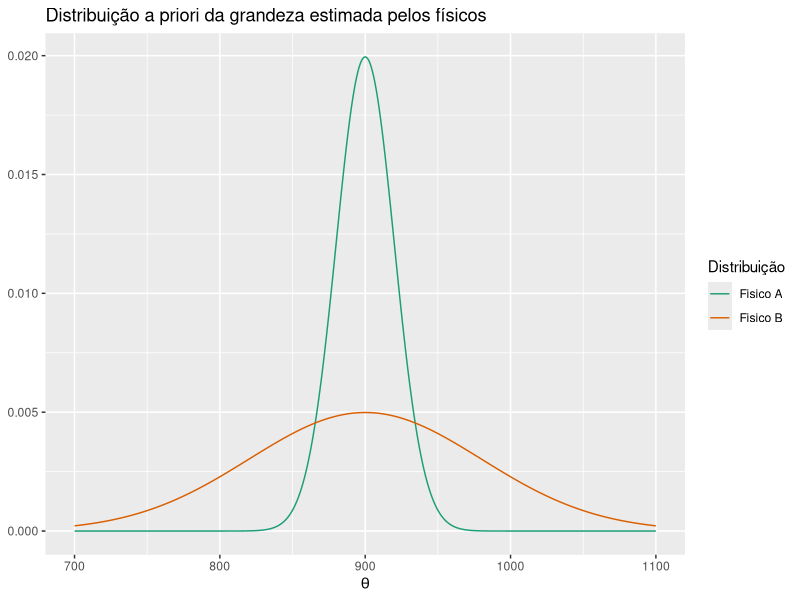
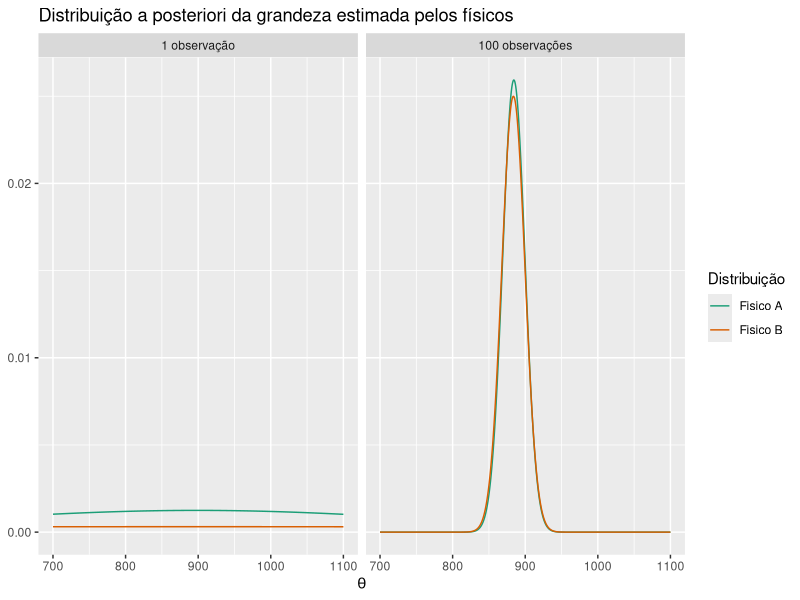
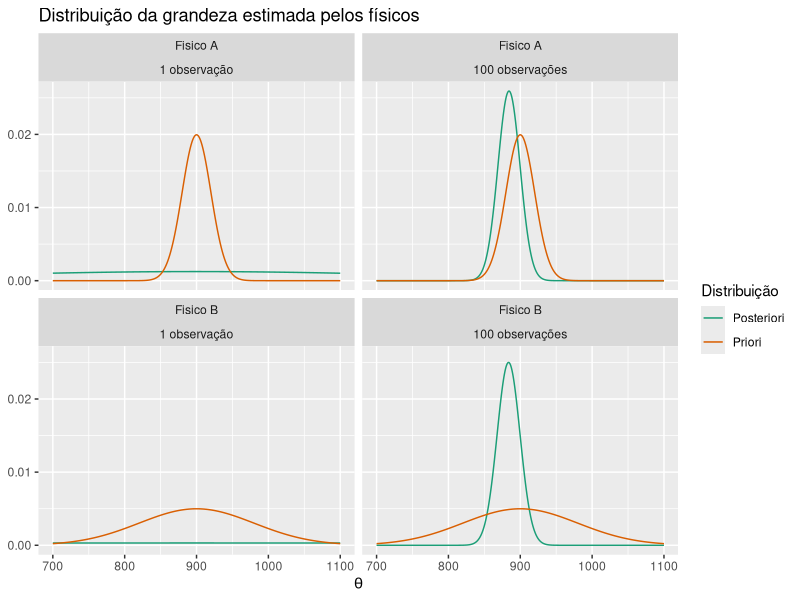
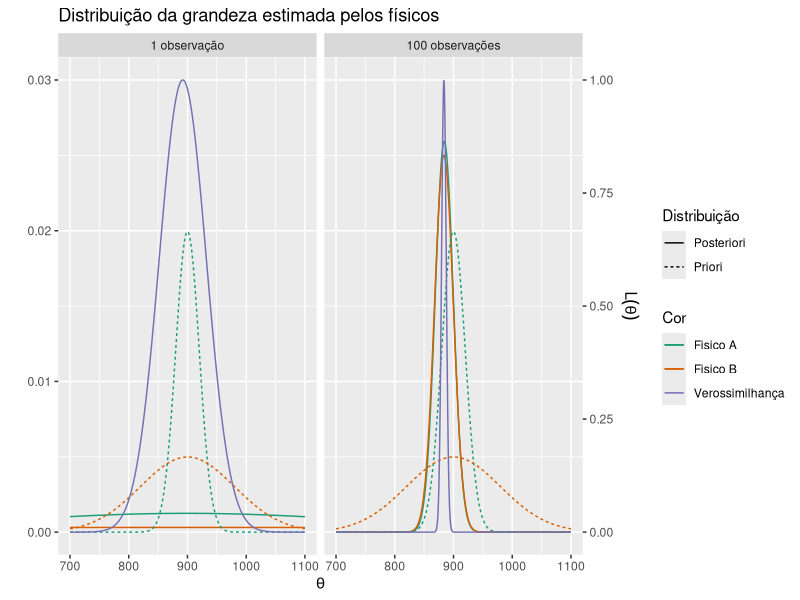
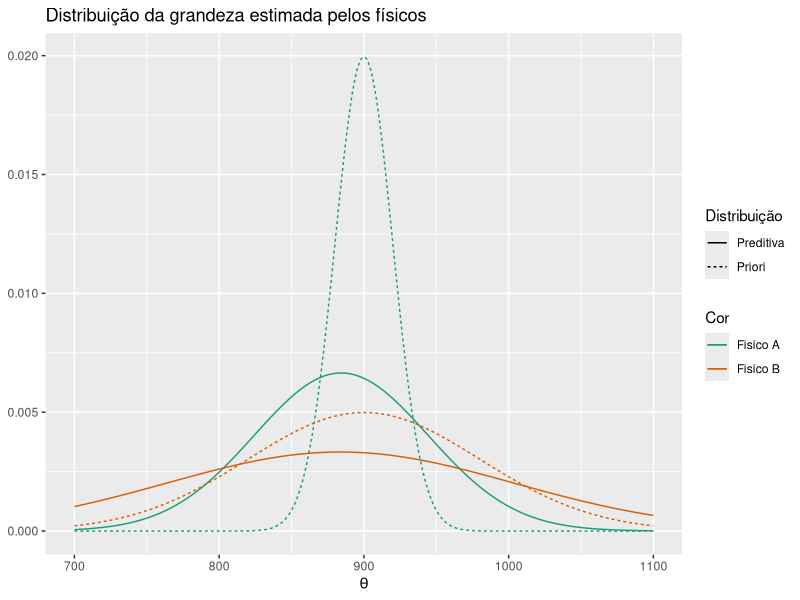

The R source for these figures, in order:
## ---- chunk 1
knitr::opts_chunk$set(echo = TRUE)
## ---- chunk 2
library(tidyverse)

dados <- c(921.3429, 910.8055, 879.7302, 899.3456, 837.7587, 880.95, 830.4974, 856.1041, 777.5677, 983.3444, 981.048, 863.2836, 943.1702, 904.5064, 831.879, 854.2947, 920.2139, 839.7896, 897.0014, 839.3796, 872.4004, 884.6379, 892.7966, 897.9938, 840.228, 823.2803, 903.4257, 798.5764, 862.5581, 938.8837, 894.951, 871.0477, 863.9725, 857.6077, 856.3452, 906.6818, 859.7368, 876.7236, 868.8648, 900.386, 839.8117, 878.5936, 866.6935, 921.2941, 877.8528, 897.6217, 894.6499, 830.6403, 935.6717, 948.9588, 888.0726, 788.6694, 877.4076, 863.1756, 982.6952, 934.724, 898.8038, 874.8416, 905.8379, 843.0447, 877.0727, 894.5569, 959.8427, 826.6365, 907.9904, 912.9051, 912.4662, 975.3224, 922.8291, 934.6569, 953.236, 833.5084, 842.0623, 885.3881, 918.0987, 842.0927, 875.6968, 826.3312, 870.4634, 866.2226, 845.4767, 914.2475, 922.4006, 832.359, 877.5627, 887.8087, 879.4061, 925.3103, 877.6632, 877.3689, 854.1189, 904.5891, 882.893, 866.3494, 892.4554, 908.3249, 873.6439, 914.1283, 879.8893, 843.1085)


# gera a priori e a posteriori de uma normal com media desconhecida e sigma conhecido

norm <- function(samp, sigma = 40, mu = 900, tau0 = 20){
  
  n <- length(samp)
  xbar <- mean(samp)
  
  ver <- function(x) exp(- n/(2*sigma^2) * (xbar - x)^2)
  
  
  mu.post <- (tau0^(-2)*mu + n*sigma^(-2)*xbar)/ (tau0^(-2) + n * sigma^(-2))
  sigma.post <- (tau0^(-2) + n*sigma^(-2))^(-1)
  
  theta <- seq(mu - 10* sigma, mu + 10 * sigma,0.5)
  
  
  tibble(theta = theta,
         priori = dnorm(theta,mu,tau0),
         post = dnorm(theta,mu.post,sigma.post),
         ver = ver(theta),
         pred = dnorm(theta,mu.post,tau0+sigma),
         tau1 = sigma.post,
         mu1 = mu.post)
  
}


## ---- chunk 3

a <- rbind(norm(dados, tau0 = 20) %>% mutate(cor = "Fisico A", obs = "100 observações"),
           norm(dados, tau0 = 80) %>% mutate(cor = "Fisico B", obs = "100 observações"),
           norm(892, tau0 = 20) %>% mutate(cor = "Fisico A", obs = "1 observação"),
           norm(892, tau0 = 80) %>% mutate(cor = "Fisico B", obs = "1 observação"))

a %>% filter(obs == "100 observações") %>%
  ggplot(aes(x = theta)) +
  geom_line(aes(y = priori, color = cor)) +
  scale_colour_brewer(name = "Distribuição", type = "qual", palette = "Dark2")+
  scale_x_continuous(name = expression(theta), limits = c(700, 1100))+
  theme(axis.title.y=element_blank()) +
  ggtitle("Distribuição a priori da grandeza estimada pelos físicos")

## ---- chunk 4
a %>%
  ggplot(aes(x = theta)) +
  geom_line(aes(y = post, color = cor)) +
  #geom_line(aes(y = 0.03* ver, colour = "Verossimilhança")) +
  scale_colour_brewer(name = "Distribuição", type = "qual", palette = "Dark2")+
  scale_x_continuous(name = expression(theta), limits = c(700, 1100))+
  theme(axis.title.y=element_blank()) +
  ggtitle("Distribuição a posteriori da grandeza estimada pelos físicos") +
  facet_wrap(~obs)

## ---- chunk 5
a %>%
  ggplot(aes(x = theta)) +
  geom_line(aes(y = post, color = "Posteriori")) +
  geom_line(aes(y = priori, color = "Priori")) +
  #geom_line(aes(y = pred, color = "Preditiva")) +
  #geom_line(aes(y = 0.03* ver, colour = "Verossimilhança")) +
  scale_colour_brewer(name = "Distribuição", type = "qual", palette = "Dark2")+
  scale_x_continuous(name = expression(theta), limits = c(700, 1100))+
  theme(axis.title.y=element_blank()) +
  ggtitle("Distribuição da grandeza estimada pelos físicos")+
  facet_wrap(cor~obs)

## ---- chunk 6
coeff <- 0.03
a %>%
  ggplot(aes(x = theta)) +
  geom_line(aes(y = post, color = cor, linetype = "Posteriori")) +
  geom_line(aes(y = priori, color = cor, linetype = "Priori")) +
  geom_line(aes(y = coeff* ver, colour = "Verossimilhança")) +
  scale_colour_brewer(name = "Cor", type = "qual", palette = "Dark2")+
  scale_x_continuous(name = expression(theta), limits = c(700, 1100))+
  #    theme(axis.title.y=element_blank()) +
  scale_y_continuous(name = " ",
                     sec.axis = sec_axis(~.*1/coeff, name=expression(L(theta))))+
  ggtitle("Distribuição da grandeza estimada pelos físicos")+
  scale_linetype(name = "Distribuição") +
  facet_wrap(~obs)

## ---- chunk 7

tibble(      Fisico = c("A","B"),
             Media.pri = c(900, 900),
             Media.pos.100 = c(884.314,883.7272),
             Media.pos.1 = c(898.4 ,893.6),
             SD.pri = c(20, 80),
             SD.pos.100 = c(15.3846, 15.9601),
             SD.pos.1 = c(320 ,1280)) %>% 
  knitr::kable()

## ---- chunk 8
a %>% filter(obs == "100 observações") %>% 
  ggplot(aes(x = theta)) +
  geom_line(aes(y = pred, color = cor, linetype = "Preditiva")) +
  geom_line(aes(y = priori, color = cor, linetype = "Priori")) +
  scale_colour_brewer(name = "Cor", type = "qual", palette = "Dark2")+
  scale_x_continuous(name = expression(theta), limits = c(700, 1100))+
  theme(axis.title.y=element_blank()) +
  ggtitle("Distribuição da grandeza estimada pelos físicos")+
  scale_linetype(name = "Distribuição")

